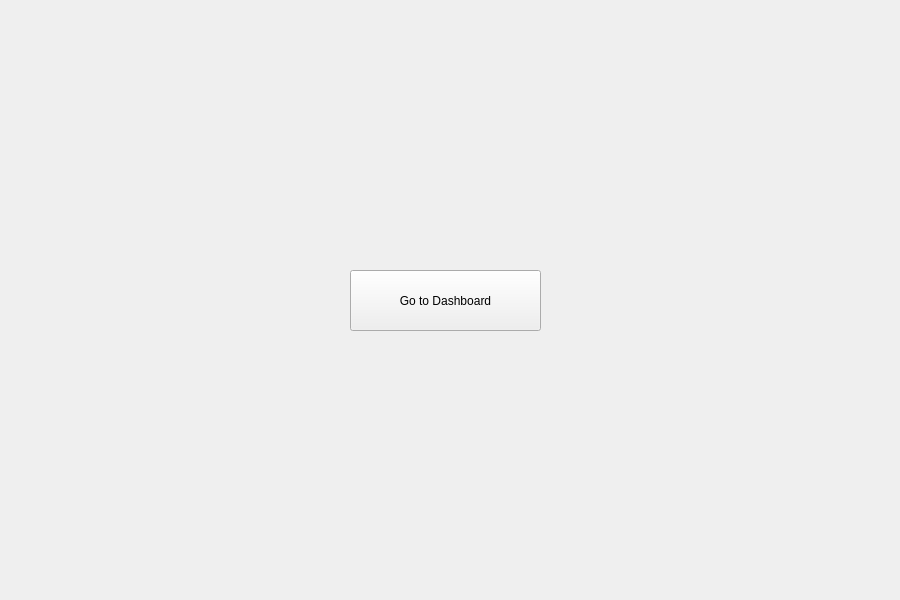
<?xml version="1.0" encoding="UTF-8"?>
<ui version="4.0">
 <class>MainWindow</class>
 <widget class="QMainWindow" name="MainWindow">
  <property name="geometry">
   <rect>
    <x>0</x>
    <y>0</y>
    <width>900</width>
    <height>600</height>
   </rect>
  </property>
  <property name="windowTitle">
   <string>MainWindow</string>
  </property>
  <widget class="QWidget" name="centralwidget">
   <widget class="QPushButton" name="redirect">
    <property name="geometry">
     <rect>
      <x>350</x>
      <y>270</y>
      <width>191</width>
      <height>61</height>
     </rect>
    </property>
    <property name="text">
     <string>Go to Dashboard</string>
    </property>
   </widget>
  </widget>
 </widget>
 <resources/>
 <connections/>
</ui>
